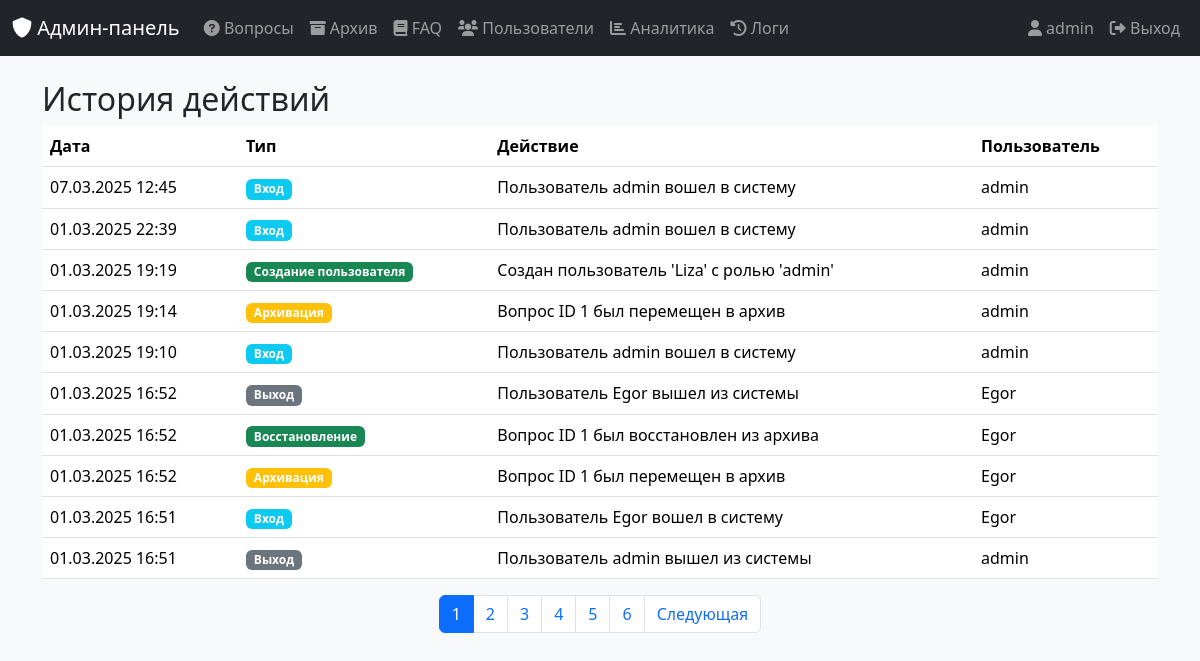
Screenshot of /logs (signed in) with the database file from the repository.
### database.py (models this page shows)
class User(Base, UserMixin):
    __tablename__ = "users"
    id = Column(Integer, primary_key=True, index=True)
    username = Column(String, unique=True, nullable=False)
    password = Column(String, nullable=False)
    role = Column(String, default="user")
    _is_active = Column("is_active", Integer, default=1)
    logs = relationship("Log", back_populates="user")

class Log(Base):
    __tablename__ = "logs"
    id = Column(Integer, primary_key=True, index=True)
    user_id = Column(Integer, ForeignKey('users.id'))
    question_id = Column(Integer, ForeignKey('questions.id'))
    action = Column(String, nullable=False)
    action_type = Column(String(50), nullable=True)
    timestamp = Column(DateTime, default=func.now(), nullable=False)
    details = Column(Text, nullable=True)
    user = relationship("User", back_populates="logs")
    question = relationship("Question", back_populates="logs")

### admin_panel.py (the view)
@app.route("/logs")
@login_required
@requires_role("admin", "superadmin")
def logs_page():
    try:
        page = int(request.args.get('page', 1))
    except ValueError:
        page = 1
    per_page = 10
    offset = (page - 1) * per_page
    session = SessionLocal()
    try:
        logs = session.query(Log).order_by(
            Log.timestamp.desc()
        ).limit(per_page).offset(offset).all()
        total = session.query(Log).count()
        total_pages = math.ceil(total / per_page)
        return render_template(
            "logs.html",
            logs=logs,
            page=page,
            total_pages=total_pages
        )
    finally:
        session.close()

### admin_panel.py (called while the page is built)
def combine(dict1, dict2):
    new_dict = dict1.copy() if dict1 else {}
    new_dict.update(dict2)
    return new_dict

def requires_role(*roles):
    def decorator(f):
        @wraps(f)
        def wrapped(*args, **kwargs):
            if not current_user.role in roles:
                flash("У вас нет доступа к этой странице.", "danger")
                return redirect(url_for("index"))
            return f(*args, **kwargs)
        return wrapped
    return decorator

### auth.py (called while the page is built)
@login_manager.user_loader
def load_user(user_id):
    session = SessionLocal()
    try:
        user = session.query(User).filter(User.id == user_id).first()
        return user
    finally:
        session.close()

### templates/logs.html (shortened to what this page needs)
{% extends "base.html" %}
{% block content %}
<div class="container">
    <h2>История действий</h2>
    <div class="table-responsive">
        <table class="table table-hover history-table">
            <thead>
                <tr>
                    <th>Дата</th>
                    <th>Тип</th>
                    <th>Действие</th>
                    <th>Пользователь</th>
                </tr>
            </thead>
            <tbody>
                {% for log in logs %}
                <tr>
                    <td>{{ log.timestamp.strftime('%d.%m.%Y %H:%M') }}</td>
                    <td>
                         {% if log.action_type == 'edit' %}
                            <span class="badge bg-primary">Редактирование</span>
                        {% elif log.action_type == 'delete' %}
                            <span class="badge bg-danger">Удаление</span>
                        {% elif log.action_type == 'restore' %}
                            <span class="badge bg-success">Восстановление</span>
                        {% elif log.action_type == 'login' %}
                            <span class="badge bg-info">Вход</span>
                        {% elif log.action_type == 'logout' %}
                            <span class="badge bg-secondary">Выход</span>
                        {% elif log.action_type == 'status_change' %}
                            <span class="badge bg-info">Смена статуса</span>
                        {% elif log.action_type == 'archive' %}
                            <span class="badge bg-warning">Архивация</span>
                        {% elif log.action_type == 'user_edit' %}
                            <span class="badge bg-primary">Изменение пользователя</span>
                        {% elif log.action_type == 'faq_edit' %}
                            <span class="badge bg-info">Изменение FAQ</span>
                        {% elif log.action_type == 'faq_delete' %}
                            <span class="badge bg-danger">Удаление FAQ</span>
                        {% elif log.action_type == 'faq_add' %}
                            <span class="badge bg-success">Добавление FAQ</span>
                        {% elif log.action_type == 'user_register' %}
                            <span class="badge bg-success">Регистрация пользователя</span>
                        {% elif log.action_type == 'user_create' %}
                            <span class="badge bg-success">Создание пользователя</span>
                        {% elif log.action_type == 'user_delete' %}
                            <span class="badge bg-danger">Удаление пользователя</span>
                        {% elif not log.action_type %}
                            <span class="badge bg-secondary">Действие</span>
                        {% else %}
                            <span class="badge bg-dark">{{ log.action_type }}</span>
                        {% endif %}
                    </td>
                    <td style="white-space: pre-wrap;">{{ log.action }}{% if log.details %}<br>{{ log.details }}{% endif %}</td>
                    <td>{{ log.user.username if log.user else 'Система' }}</td>
                </tr>
                {% endfor %}
            </tbody>
        </table>
    </div>
    {% set base_args = request.args.to_dict() %}
    <nav aria-label="Постраничная навигация">
        <ul class="pagination justify-content-center">
            {% for p in range(1, total_pages + 1) %}
            <li class="page-item {% if p == page %}active{% endif %}">
                <a class="page-link" href="{{ url_for('logs_page', **(base_args|combine({'page': p}))) }}">{{ p }}</a>
            </li>
            {% endfor %}
            {% if page < total_pages %}
            <li class="page-item">
                <a class="page-link" href="{{ url_for('logs_page', **(base_args|combine({'page': page+1}))) }}">Следующая</a>
            </li>
            {% endif %}
        </ul>
    </nav>
</div>
{% endblock %}

### templates/base.html (shortened to what this page needs)
<!DOCTYPE html>
<html lang="ru">
<head>
    <link href="https://cdn.jsdelivr.net/npm/bootstrap@5.3.2/dist/css/bootstrap.min.css" rel="stylesheet">
    <link href="https://cdnjs.cloudflare.com/ajax/libs/font-awesome/6.0.0-beta3/css/all.min.css" rel="stylesheet">
</head>
<body class="bg-light">
    <div class="container-fluid px-0">
        <nav class="navbar navbar-expand-lg navbar-dark bg-dark mb-4">
            <div class="container-fluid">
                <a class="navbar-brand" href="{{ url_for('index') }}">
                    <i class="fas fa-shield-alt"></i> Админ-панель
                </a>
                <div class="collapse navbar-collapse" id="navbarNav">
                    <ul class="navbar-nav">
                        {% if current_user.is_authenticated %}
                            <li class="nav-item">
                                <a class="nav-link" href="{{ url_for('index') }}">
                                    <i class="fas fa-question-circle"></i> Вопросы
                                </a>
                            </li>
                            <li class="nav-item">
                                <a class="nav-link" href="{{ url_for('archive') }}">
                                    <i class="fas fa-archive"></i> Архив
                                </a>
                            </li>
                            <li class="nav-item">
                                <a class="nav-link" href="{{ url_for('faq') }}">
                                    <i class="fas fa-book"></i> FAQ
                                </a>
                            </li>
                            {% if current_user.role in ['admin', 'superadmin'] %}
                                <li class="nav-item">
                                    <a class="nav-link" href="{{ url_for('manage_users') }}">
                                        <i class="fas fa-users"></i> Пользователи
                                    </a>
                                </li>
                                <li class="nav-item">
                                    <a class="nav-link" href="{{ url_for('analytics') }}">
                                        <i class="fas fa-chart-bar"></i> Аналитика
                                    </a>
                                </li>
                                <li class="nav-item">
                                    <a class="nav-link" href="{{ url_for('logs_page') }}">
                                        <i class="fas fa-history"></i> Логи
                                    </a>
                                </li>
                            {% endif %}
                        {% endif %}
                    </ul>
                    {% if current_user.is_authenticated %}
                        <ul class="navbar-nav ms-auto">
                            <li class="nav-item">
                                <span class="nav-link">
                                    <i class="fas fa-user"></i> {{ current_user.username }}
                                </span>
                            </li>
                            <li class="nav-item">
                                <a class="nav-link" href="{{ url_for('auth.logout') }}">
                                    <i class="fas fa-sign-out-alt"></i> Выход
                                </a>
                            </li>
                        </ul>
                    {% endif %}
                </div>
            </div>
        </nav>
        <div class="container-fluid px-2 px-md-3 px-lg-4">
            {% block content %}{% endblock %}
        </div>
    </div>
</body>
</html>

### rows the page displays
User: username "admin"
Log: timestamp "07.03.2025 12:45", action_type "Вход", action "Пользователь admin вошел в систему", user "admin"
Log: timestamp "01.03.2025 22:39", action_type "Вход", action "Пользователь admin вошел в систему", user "admin"
Log: timestamp "01.03.2025 19:19", action_type "Создание пользователя", action "Создан пользователь 'Liza' с ролью 'admin'", user "admin"
Log: timestamp "01.03.2025 19:14", action_type "Архивация", action "Вопрос ID 1 был перемещен в архив", user "admin"
Log: timestamp "01.03.2025 19:10", action_type "Вход", action "Пользователь admin вошел в систему", user "admin"
Log: timestamp "01.03.2025 16:52", action_type "Выход", action "Пользователь Egor вышел из системы", user "Egor"
Log: timestamp "01.03.2025 16:52", action_type "Восстановление", action "Вопрос ID 1 был восстановлен из архива", user "Egor"
Log: timestamp "01.03.2025 16:52", action_type "Архивация", action "Вопрос ID 1 был перемещен в архив", user "Egor"
Log: timestamp "01.03.2025 16:51", action_type "Вход", action "Пользователь Egor вошел в систему", user "Egor"
Log: timestamp "01.03.2025 16:51", action_type "Выход", action "Пользователь admin вышел из системы", user "admin"

### other values shown
{{ p }} "1" "2" "3" "4" "5" "6"
